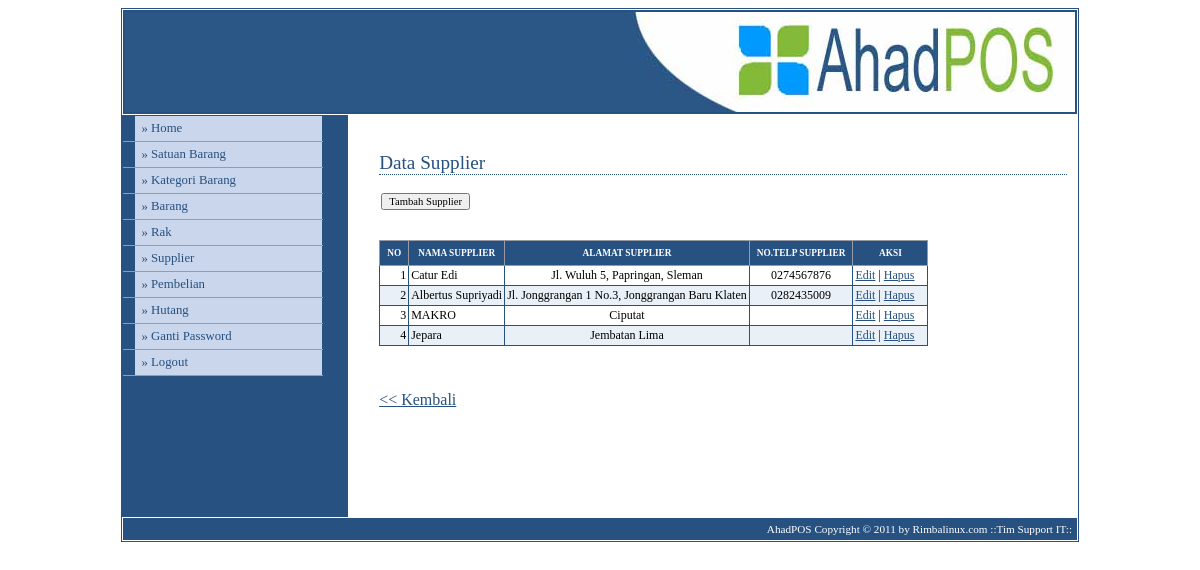
Page /sistem/media.php?module=supplier (signed in) on the committed database.
### tables this page shows
CREATE TABLE IF NOT EXISTS `modul` (
  `idModul` int(3) NOT NULL,
  `namaModul` varchar(50) DEFAULT NULL,
  `link` varchar(50) DEFAULT NULL,
  `publish` enum('Y','N') DEFAULT NULL,
  `idLevelUser` int(2) DEFAULT NULL,
  `urutan` int(3) DEFAULT NULL,
  `last_update` date DEFAULT NULL,
  PRIMARY KEY  (`idModul`)
);

CREATE TABLE IF NOT EXISTS `supplier` (
  `idSupplier` bigint(20) NOT NULL auto_increment,
  `namaSupplier` varchar(30) DEFAULT NULL,
  `alamatSupplier` varchar(100) DEFAULT NULL,
  `telpSupplier` varchar(15) DEFAULT NULL,
  `Keterangan` text,
  `last_update` date DEFAULT NULL,
  PRIMARY KEY  (`idSupplier`)
);

### sistem/modul/mod_supplier.php (the view, shortened to what this page needs)
<?php
switch($_GET[act]){
  default:
    echo "<h2>Data Supplier</h2>
          <form method=POST action='?module=supplier&act=tambahsupplier'>
          <input type=submit value='Tambah Supplier'></form>
          <br/>
          <table class=tableku>
          <tr><th>no</th><th>Nama Supplier</th><th>Alamat Supplier</th>
                <th>No.Telp Supplier</th><th>aksi</th></tr>";
    $tampil=mysql_query("select idSupplier, namaSupplier, alamatSupplier, telpSupplier from supplier");
    $no=1;
    while ($r=mysql_fetch_array($tampil)){
        if(($no % 2) == 0){
            $warna = "#EAF0F7";
	}
	else{
            $warna = "#FFFFFF";
	}
	echo "<tr bgcolor=$warna>";
       echo "<td align=right class=td>$no</td>
             <td class=td>$r[namaSupplier]</td>
             <td align=center class=td>$r[alamatSupplier]</td>
             <td align=center class=td>$r[telpSupplier]</td>
             <td class=td width=70><a href=?module=supplier&act=editsupplier&id=$r[idSupplier]>Edit</a> |
	               <a href=./aksi.php?module=supplier&act=hapus&id=$r[idSupplier]>Hapus</a>
             </td></tr>";
      $no++;
    }
    echo "</table>
    <p>&nbsp;</p>
    <a href=javascript:history.go(-1)><< Kembali</a>";
    break;
}
?>

### sistem/menu.php (shortened to what this page needs)
<?php
include "modul/function.php";
if ($_SESSION[leveluser]=='admin'){
  $sql="select namaModul,link from modul order by urutan ";
}
elseif ($_SESSION[leveluser]=='gudang'){
  $sql="select * from modul m, leveluser lu where m.idLevelUser = lu.idLevelUser and levelUser='gudang' and publish='Y' order by urutan";
}
elseif ($_SESSION[leveluser]=='kasir'){
  $sql="select * from modul m, leveluser lu where m.idLevelUser = lu.idLevelUser and levelUser='kasir' and publish='Y' order by urutan";
}
else{
  $sql="select * from modul m, leveluser lu where m.idLevelUser = lu.idLevelUser and levelUser='semua' and publish='Y' order by urutan";
}
$hasil = mysql_query($sql);
while ($data=mysql_fetch_array($hasil)){
  echo "<li><a href='$data[link]'>&#187; $data[namaModul]</a></li>";
}
$semua = mysql_query("select * from modul where idLevelUser = 1");
while ($dataSemua=mysql_fetch_array($semua)){
  echo "<li><a href='$dataSemua[link]'>&#187; $dataSemua[namaModul]</a></li>";
}
?>

### config/adminstyle.css (style rules this page uses)
body { font-family: Tahoma; }
#content p { font-size: 75%; line-height: 1.8em; padding-left: 2em; }
#menu li { width: 200px; border-bottom: 1px solid #969BA5; margin: 0; padding: 0; font-size: 80%; vertical-align: bottom; }
#menu a:link, #menu a:visited { display: block; padding: 5px 5px 5px 0.5em; border-left: 12px solid #265180; border-right: 1px solid #265180; background-color: #CAD6EC; color: #265180; text-decoration: none; }
a:link,a:visited { color:#265180; }
h2 { font: normal 120% Georgia; color: #265180; background-color: transparent; border-bottom: 1px dotted #265180; }
table { border-collapse: collapse; }
.tableku { font-family: Tahoma; font-size: 10pt; border-width: 1px; border-collapse: collapse; margin: 10px 0px; border: 1px solid #265180; padding: 2px; }
.td { border: 1px solid #265180; padding: 2px; font-size: 9pt; }
form { font-size: 10pt; padding: 2px; }
th { color: #FFFFFF; font-size: 7pt; text-transform: uppercase; text-align: center; padding: 0.75em; border-width: 1px; border-style: solid; border-color: #969BA5; border-collapse: collapse; background-color: #265180; }
input,textarea,select { font-family: Tahoma; font-size: 8pt; }

### rows in the picture
modul: namaModul "Satuan Barang"
modul: namaModul "Kategori Barang"
modul: namaModul "Barang"
modul: namaModul "Rak"
modul: namaModul "Supplier"
modul: namaModul "Pembelian"
modul: namaModul "Hutang"
modul: namaModul "Ganti Password"
supplier: namaSupplier "Catur Edi", alamatSupplier "Jl. Wuluh 5, Papringan, Sleman", telpSupplier "0274567876"
supplier: namaSupplier "Albertus Supriyadi", alamatSupplier "Jl. Jonggrangan 1 No.3, Jonggrangan Baru Klaten", telpSupplier "0282435009"
supplier: namaSupplier "MAKRO", alamatSupplier "Ciputat"
supplier: namaSupplier "Jepara", alamatSupplier "Jembatan Lima"
